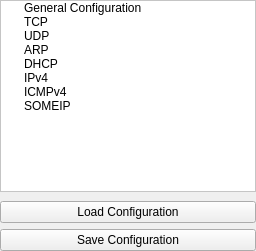
       <widget class="QWidget" name="Config">
        <attribute name="icon">
         <iconset resource="images.qrc">
          <normaloff>:/OtherImages/images/Config.png</normaloff>:/OtherImages/images/Config.png</iconset>
        </attribute>
        <attribute name="title">
         <string>Configuration</string>
        </attribute>
        <layout class="QVBoxLayout" name="verticalLayout_2">
         <property name="leftMargin">
          <number>0</number>
         </property>
         <property name="topMargin">
          <number>0</number>
         </property>
         <property name="rightMargin">
          <number>0</number>
         </property>
         <property name="bottomMargin">
          <number>0</number>
         </property>
         <item>
          <widget class="QTreeWidget" name="ConfigTree">
           <property name="toolTip">
            <string>double click to open configuration</string>
           </property>
           <property name="styleSheet">
            <string notr="true">background-color: rgb(255, 255, 255);</string>
           </property>
           <property name="editTriggers">
            <set>QAbstractItemView::NoEditTriggers</set>
           </property>
           <property name="columnCount">
            <number>1</number>
           </property>
           <attribute name="headerVisible">
            <bool>false</bool>
           </attribute>
           <column>
            <property name="text">
             <string notr="true">1</string>
            </property>
           </column>
           <item>
            <property name="text">
             <string>General Configuration</string>
            </property>
            <property name="icon">
             <iconset resource="images.qrc">
              <normaloff>:/OtherImages/images/Config.png</normaloff>:/OtherImages/images/Config.png</iconset>
            </property>
           </item>
           <item>
            <property name="text">
             <string>TCP</string>
            </property>
            <property name="icon">
             <iconset resource="images.qrc">
              <normaloff>:/OtherImages/images/Config.png</normaloff>:/OtherImages/images/Config.png</iconset>
            </property>
           </item>
           <item>
            <property name="text">
             <string>UDP</string>
            </property>
            <property name="icon">
             <iconset resource="images.qrc">
              <normaloff>:/OtherImages/images/Config.png</normaloff>:/OtherImages/images/Config.png</iconset>
            </property>
           </item>
           <item>
            <property name="text">
             <string>ARP</string>
            </property>
            <property name="icon">
             <iconset resource="images.qrc">
              <normaloff>:/OtherImages/images/Config.png</normaloff>:/OtherImages/images/Config.png</iconset>
            </property>
           </item>
           <item>
            <property name="text">
             <string>DHCP</string>
            </property>
            <property name="icon">
             <iconset resource="images.qrc">
              <normaloff>:/OtherImages/images/Config.png</normaloff>:/OtherImages/images/Config.png</iconset>
            </property>
           </item>
           <item>
            <property name="text">
             <string>IPv4</string>
            </property>
            <property name="icon">
             <iconset resource="images.qrc">
              <normaloff>:/OtherImages/images/Config.png</normaloff>:/OtherImages/images/Config.png</iconset>
            </property>
           </item>
           <item>
            <property name="text">
             <string>ICMPv4</string>
            </property>
            <property name="icon">
             <iconset resource="images.qrc">
              <normaloff>:/OtherImages/images/Config.png</normaloff>:/OtherImages/images/Config.png</iconset>
            </property>
           </item>
           <item>
            <property name="text">
             <string>SOMEIP</string>
            </property>
            <property name="icon">
             <iconset resource="images.qrc">
              <normaloff>:/OtherImages/images/Config.png</normaloff>:/OtherImages/images/Config.png</iconset>
            </property>
           </item>
          </widget>
         </item>
         <item>
          <layout class="QVBoxLayout" name="ConfigButtonsLayout">
           <property name="topMargin">
            <number>3</number>
           </property>
           <item>
            <widget class="QPushButton" name="LoadConfButton">
             <property name="text">
              <string>Load Configuration</string>
             </property>
            </widget>
           </item>
           <item>
            <widget class="QPushButton" name="SaveConfButton">
             <property name="text">
              <string>Save Configuration</string>
             </property>
            </widget>
           </item>
          </layout>
         </item>
        </layout>
       </widget>
